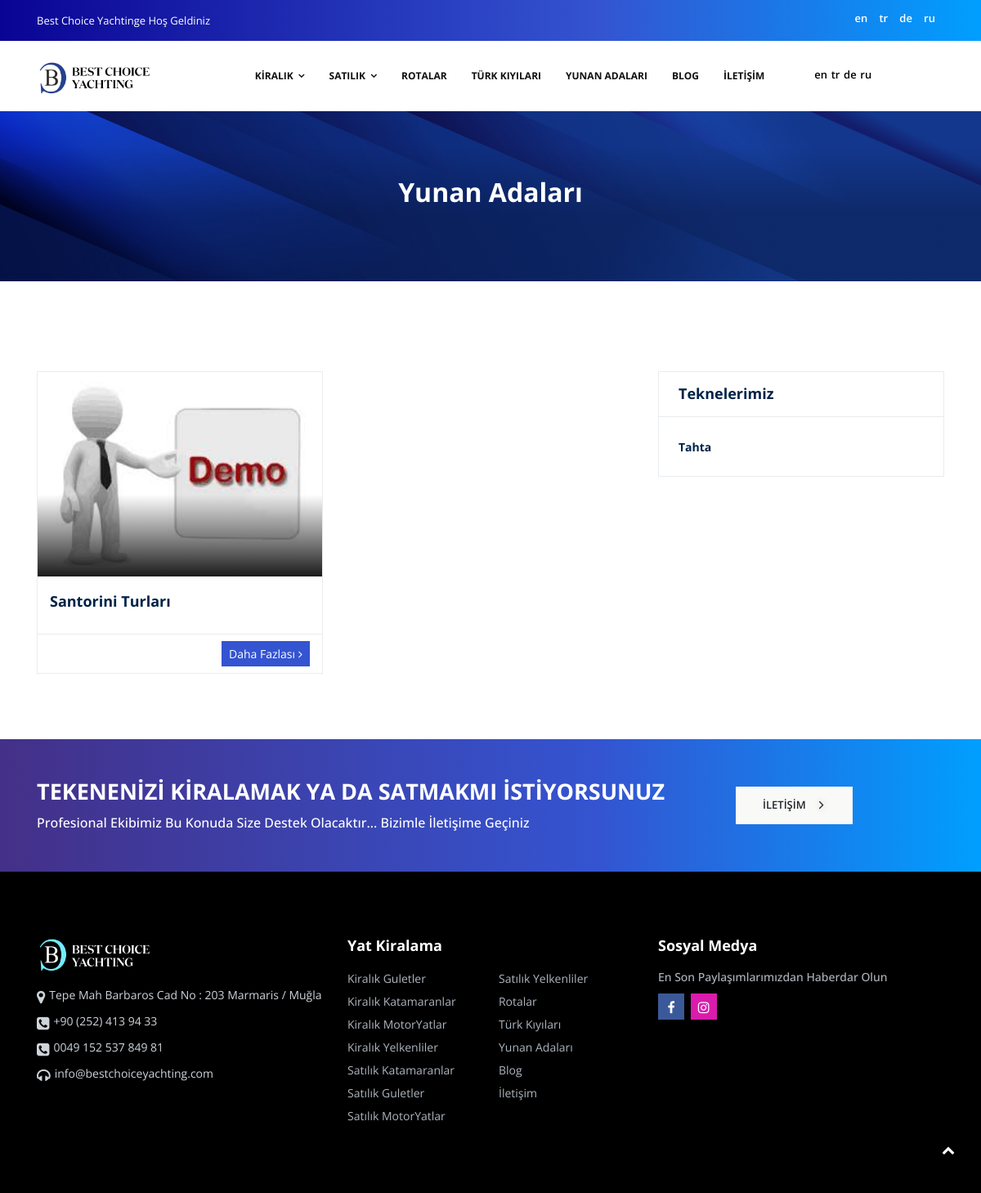
/tr/special/yunan-adalari/, run on the app's committed database.
### special/models.py (models this page shows, shortened)
class SpecialCategory(models.Model):
    name = models.CharField(max_length=20, db_index=True)
    slug = models.SlugField(max_length=20, db_index=True, unique=True)
    class Meta:
        ordering = ['-id']
        unique_together =('slug','name')
    def __str__(self):
        return self.name

class SpecialProducts(models.Model):
    category = models.ForeignKey(SpecialCategory, related_name='Special', on_delete=models.CASCADE)
    imgseo = models.CharField(max_length=200, db_index=True, default='İmage Seo Alt Ekle')
    image = models.ImageField(upload_to='products/%y/%m/%d', blank=True)
    title = models.CharField(max_length=200, unique=True)
    slug = models.SlugField(max_length=200, unique=True)
    author = models.ForeignKey(User, on_delete= models.CASCADE,related_name='special_posts')
    updated_on = models.DateTimeField(auto_now= True)
    content = RichTextUploadingField()
    strong_content = RichTextUploadingField()
    created_on = models.DateTimeField(auto_now_add=True)
    description = models.TextField(max_length=200, db_index=True, default='160 Kelime')
    up_title = models.TextField(max_length=500, default="50-60 Kelime")
    key = models.TextField(max_length=550, default="1 Kelime")
    class Meta:
        ordering = ['-id']
    def get_absolute_url(self):
        return reverse('ozel-yat-kiralama:destinasyon', args=[self.slug])

### rent/models.py (models this page shows, shortened)
class Product(models.Model):
    category = models.ForeignKey(Category, related_name='Boats', on_delete = models.CASCADE)
    name = models.CharField(max_length=200, db_index=True)
    slug = models.SlugField(max_length=200, db_index=True)
    clone = models.CharField(max_length=200, db_index=True)
    vitrin = models.CharField(max_length=200, db_index=True,default='Ürün Vitrin is : vitrin yaz')
    imgseo = models.CharField(max_length=200, db_index=True,default='İmage Seo Alt Ekle')
    image = models.ImageField(upload_to='products/%y/%m/%d', blank=True)
    info = RichTextUploadingField()
    index_info = models.TextField(max_length=89,default='89 Karakter En fazla')
    general_price = models.DecimalField(max_digits=10, decimal_places=0)
    price = models.DecimalField(max_digits=10, decimal_places=0)
    price_june = models.DecimalField(max_digits=10, decimal_places=0)
    price_july = models.DecimalField(max_digits=10, decimal_places=0)
    price_agust = models.DecimalField(max_digits=10, decimal_places=0)
    price_sept = models.DecimalField(max_digits=10, decimal_places=0)
    price_octo = models.DecimalField(max_digits=10, decimal_places=0)
    available = models.BooleanField(default=True)
    created = models.DateTimeField(auto_now_add=True)
    updated = models.DateTimeField(auto_now=True)
    meter = models.CharField(max_length=200, db_index=True,default='Gulet Meter')
    person = models.CharField(max_length=200, db_index=True,default='Gulet Person')
    shower = models.CharField(max_length=200, db_index=True,default='Gulet Shower')
    kabin = models.CharField(max_length=200,db_index=True,default='Toplam Kabin Sayısı Giriniz.')
    aircon = models.CharField(max_length=200,db_index=True,default='Var')
    kabin_type = models.CharField(max_length=200, db_index=True,default='Gulet Double')
    description = models.TextField(max_length=200, db_index=True, default='160 Kelime')
    title = models.TextField(max_length=500,default="50-60 Kelime")
    key = models.TextField(max_length=550,default="1 Kelime")
    class Meta:
        ordering = ['-id']
        index_together = (('id', 'slug',))

### special/views.py (the view)
# urls.py: path('<str:category_slug>/',views.special_list,name='category'),
def special_list(request, category_slug = None):
    categorys = Category.objects.all()
    sellCategorys = SellCategory.objects.all()
    ship = Product.objects.filter(clone__icontains='gulet').order_by('?')
    products = SpecialProducts.objects.all().order_by('-id')
    if category_slug:
        category = get_object_or_404(SpecialCategory, slug=category_slug)
        products = products.filter(category=category)
        paginator = Paginator(products, 8)
        page_number = request.GET.get('page')
        products = paginator.get_page(page_number)
    return render(request,'medium/special_list.html',{'category':category,'products':products,'ship':ship,'categorys':categorys,'sellCategorys':sellCategorys})

### rent/models.py (called while the page is built)
    def get_absolute_url(self):
        return reverse('rent:product_list_by_show', args=[self.slug])

### sell/models.py (called while the page is built)
    def get_absolute_url(self):
        return reverse('sale:sale_list_by_show', args=[self.slug])

### special/templates/medium/special_list.html (shortened to what this page needs)
{% extends "base.html" %}
{% load static i18n %}
{% block content %}
<div class="bg-theme-overlay">
            <section class="section__breadcrumb ">
                <div class="container">
                    <div class="row d-flex justify-content-center">
                        <div class="col-md-8 text-center">
                            <h2 class="text-capitalize text-white">{{category}}</h2>
                        </div>
                    </div>
                </div>
            </section>
        </div>
 <section>
        <div class="container">
            <div class="row">
                <div class="col-lg-8">
                    <div class="row">
                        {% for pro in products %}
                        <div class="col-md-6 col-lg-6">
                            <div class="blog__grid">
                                <div class="card__image">
                                    <div class="card__image-header h-250">
                                        <a href="{{pro.get_absolute_url}}">
                                        <img ht src="{% if pro.image %}{{ pro.image.url }}{% endif %}" alt=""
                                            class="img-fluid w100 img-transition">
                                        </a>
                                    </div>
                                    <div class="card__image-body">
                                        <a href="{{pro.get_absolute_url}}">
                                        <h6 class="text-capitalize">
                                            {{pro.title}}
                                        </h6>
                                        </a>
                                    </div>
                                    <div class="card__image-footer">
                                        <ul class="list-inline my-auto ml-auto">
                                            <li class="list-inline-item">
                                                <a href="{{pro.get_absolute_url}}" class="btn btn-sm btn-primary "><small
                                                        class="text-white ">{% trans 'Daha Fazlası' %}<i
                                                            class="fa fa-angle-right ml-1"></i></small></a>
                                            </li>
                                        </ul>
                                    </div>
                                </div>
                            </div>
                        </div>
                        {% endfor %}
                    </div>
                </div>
                <div class="col-lg-4">
                    <div class="sticky-top">
                        <aside>
                            <div class="widget__sidebar">
                                <div class="widget__sidebar__header">
                                    <h6 class="text-capitalize">{% trans 'Teknelerimiz' %}</h6>
                                </div>
                                <div class="widget__sidebar__body">
                                    {% for x in ship %}
                                    <div class="widget__sidebar__body-img">
                                        <div class="widget__sidebar__body-heading">
                                            <h6 class="text-capitalize">
                                                {{x.name}}
                                            </h6>
                                        </div>
                                    </div>
                                    {% endfor %}
                                </div>
                            </div>
                        </aside>
                    </div>
                </div>
            </div>
        </div>
    </section>
    <section class="cta-v1 py-5">
        <div class="container">
            <div class="row align-items-center">
                <div class="col-lg-9">
                    <h2 class="text-uppercase text-white">{% trans 'Tekenenizi Kiralamak Ya da Satmakmı İstiyorsunuz' %}</h2>
                    <p class="text-capitalize text-white">
                        {% trans 'Profesional Ekibimiz Bu Konuda Size Destek Olacaktır... Bizimle İletişime Geçiniz' %}
                    </p>
                </div>
                <div class="col-lg-3">
                    <a href="#" class="btn btn-light text-uppercase ">{% trans 'İletişim' %}
                        <i class="fa fa-angle-right ml-3 arrow-btn "></i></a>
                </div>
            </div>
        </div>
    </section>
{% endblock %}

### data on the page
SpecialCategory: name "Yunan Adaları"
SpecialProducts: image (picture), title "Santorini Turları"
Product: name "Tahta"

### other printed values
{{ language.code }} "en" "tr" "de" "ru"
